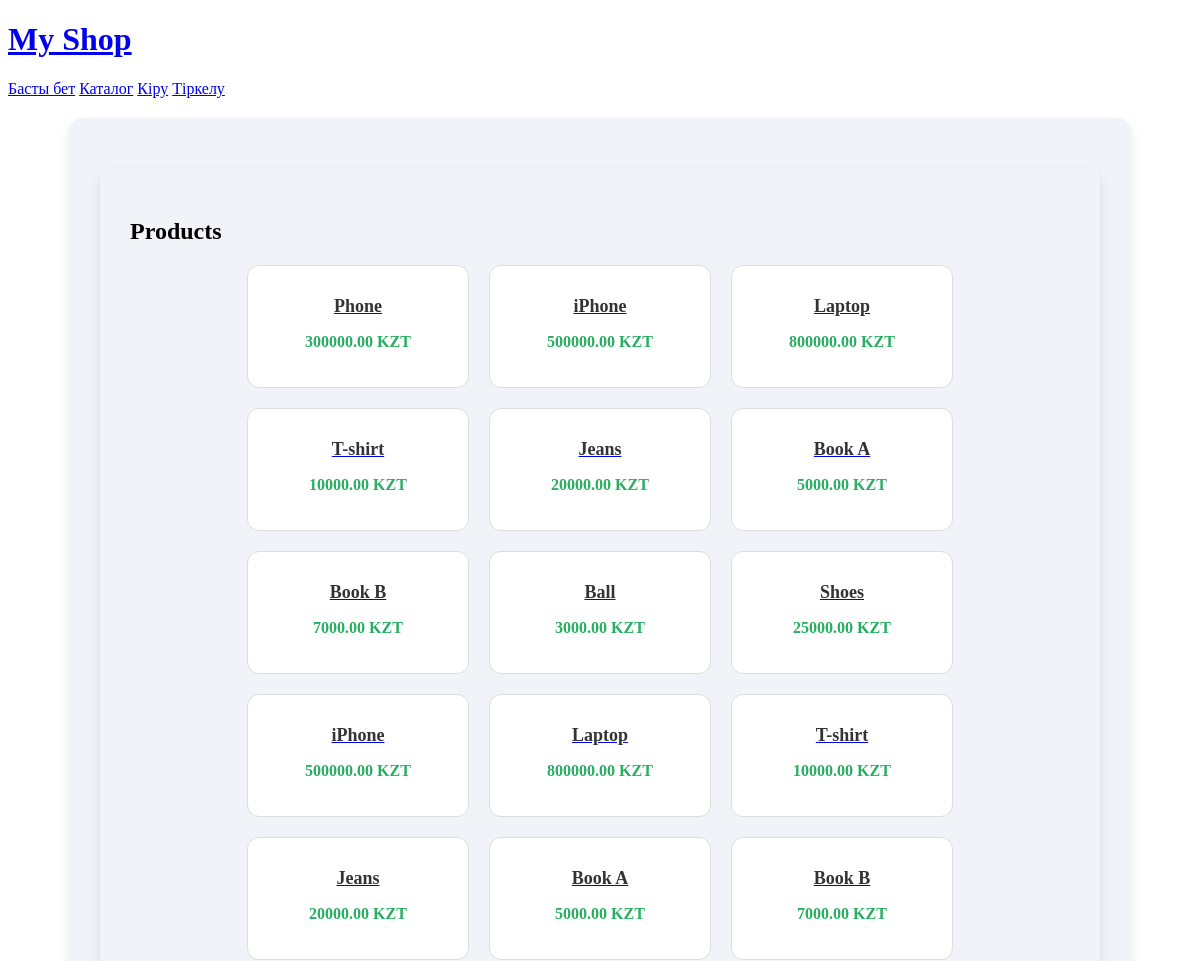
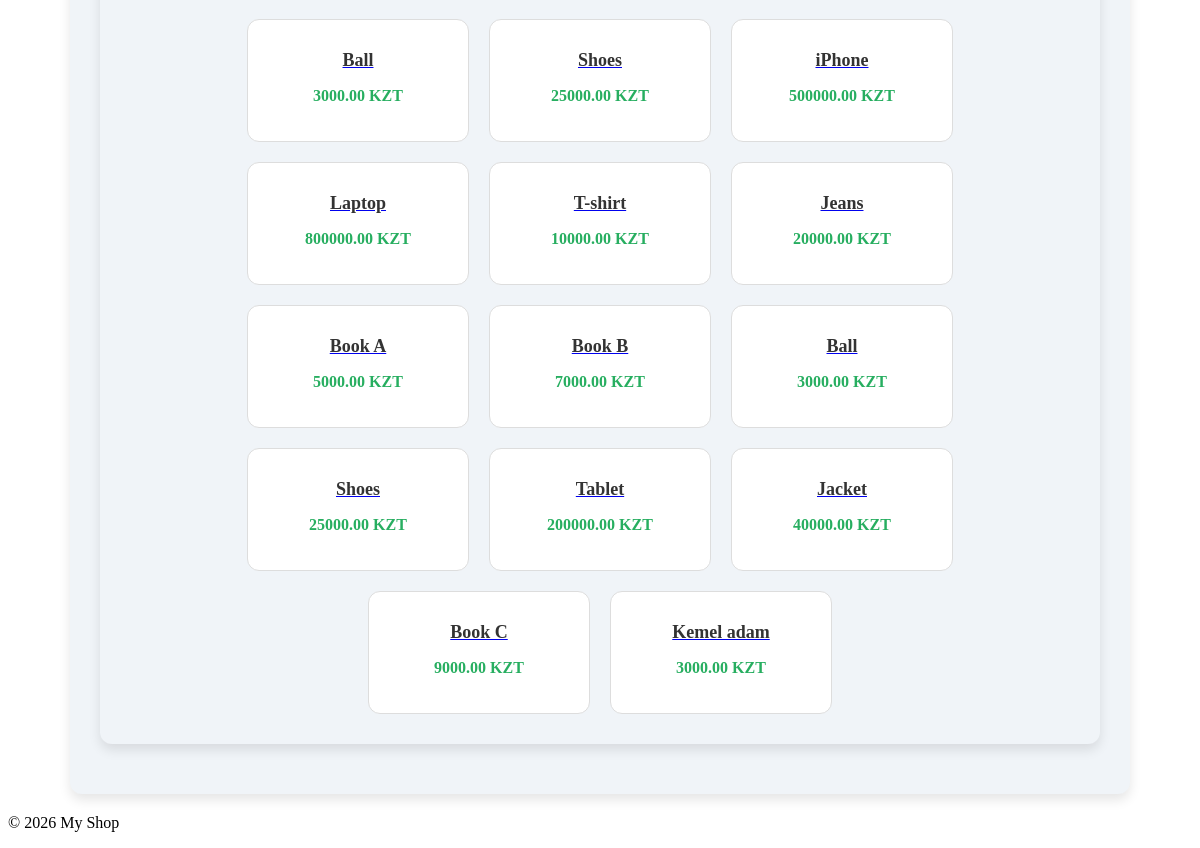
Page /catalog/ on the committed database (2 pictures, top to bottom).
### mainapp/models.py (models this page shows, shortened)
class Product(models.Model):
    name = models.CharField(max_length=150)
    price = models.DecimalField(max_digits=10, decimal_places=2)
    stock = models.IntegerField()
    category = models.ForeignKey(Category, on_delete=models.CASCADE)

### mainapp/views.py (the view)
# urls.py: path('catalog/', views.catalog, name='catalog'),
def catalog(request):
    products = Product.objects.all()
    return render(request, 'mainapp/catalog.html', {'products': products})

### mainapp/templates/mainapp/catalog.html
{% extends 'mainapp/base.html' %}
{% block content %}
<div class="container-content">
    <h2>Products</h2>
    <div class="products">
        {% for p in products %}
            <div class="product">
                <a href="{% url 'product_detail' p.id %}">
                    <h3>{{ p.name }}</h3>
                </a>
                <p>{{ p.price }} KZT</p>
            </div>
        {% endfor %}
    </div>
</div>
{% endblock %}

### mainapp/static/mainapp/css/style.css (style rules this page uses)
.container-content { max-width: 1000px; margin: 20px auto; padding: 30px; background-color: #f0f4f8; border-radius: 12px; box-shadow: 0 6px 12px rgba(0,0,0,0.1); }
.products { display: flex; flex-wrap: wrap; gap: 20px; justify-content: center; }
.product { background-color: #fff; padding: 20px; border-radius: 12px; width: 180px; text-align: center; transition: transform 0.3s, box-shadow 0.3s; border: 1px solid #ddd; }
.product h3 { font-size: 18px; margin: 10px 0 5px; color: #333; }
.product p { font-weight: bold; color: #27ae60; }

### rows in the picture
Product: name "Phone", price "300000.00"
Product: name "iPhone", price "500000.00"
Product: name "Laptop", price "800000.00"
Product: name "T-shirt", price "10000.00"
Product: name "Jeans", price "20000.00"
Product: name "Book A", price "5000.00"
Product: name "Book B", price "7000.00"
Product: name "Ball", price "3000.00"
Product: name "Shoes", price "25000.00"
Product: name "iPhone", price "500000.00"
Product: name "Laptop", price "800000.00"
Product: name "T-shirt", price "10000.00"
Product: name "Jeans", price "20000.00"
Product: name "Book A", price "5000.00"
Product: name "Book B", price "7000.00"
Product: name "Ball", price "3000.00"
Product: name "Shoes", price "25000.00"
Product: name "iPhone", price "500000.00"
Product: name "Laptop", price "800000.00"
Product: name "T-shirt", price "10000.00"
Product: name "Jeans", price "20000.00"
Product: name "Book A", price "5000.00"
Product: name "Book B", price "7000.00"
Product: name "Ball", price "3000.00"
Product: name "Shoes", price "25000.00"
Product: name "Tablet", price "200000.00"
Product: name "Jacket", price "40000.00"
Product: name "Book C", price "9000.00"
Product: name "Kemel adam", price "3000.00"
